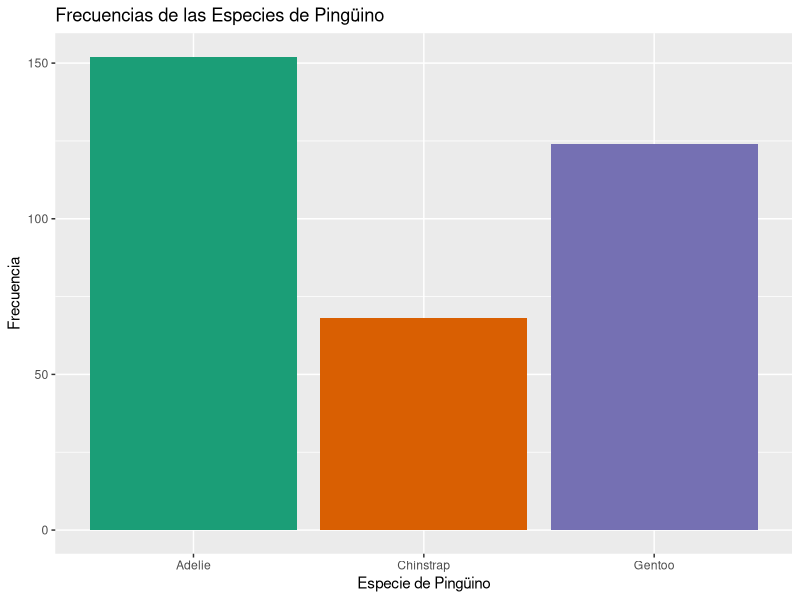
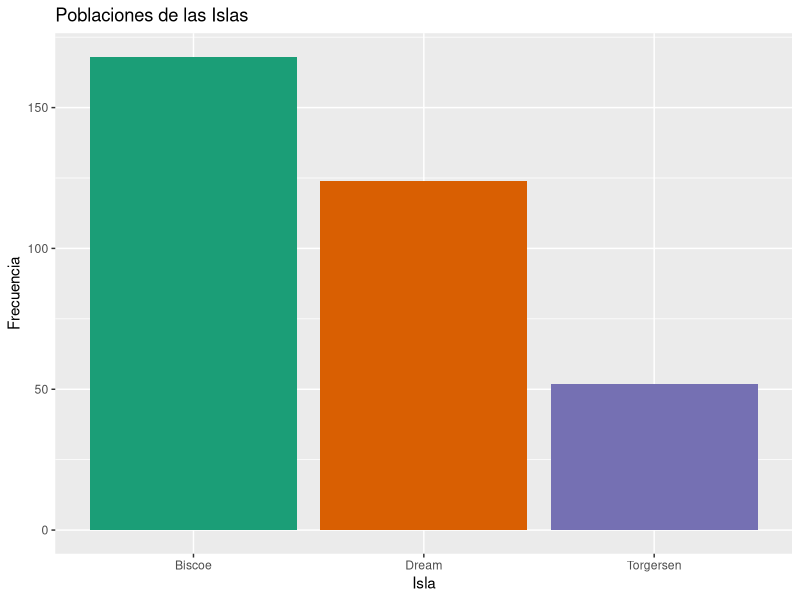
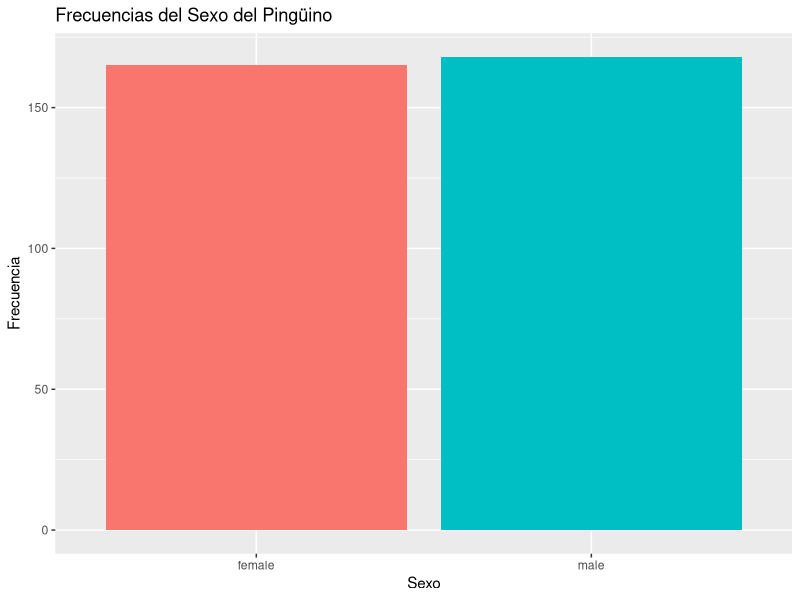
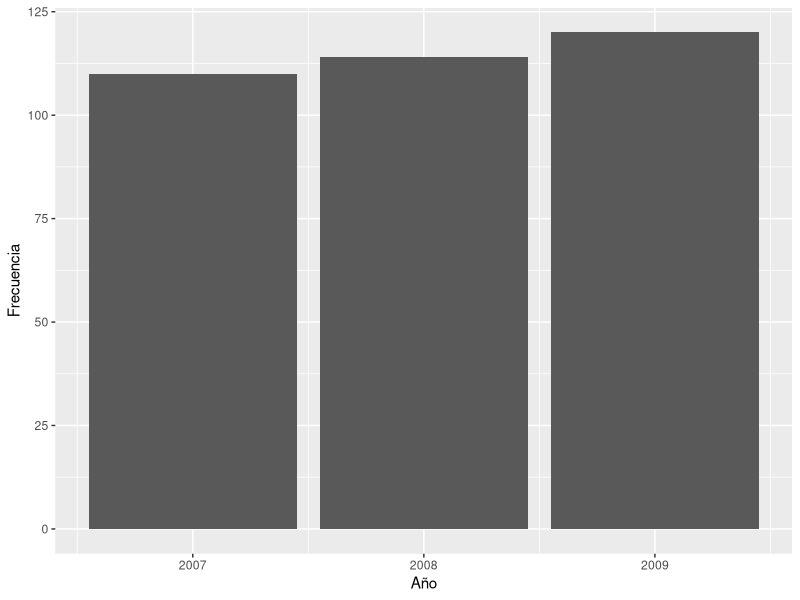
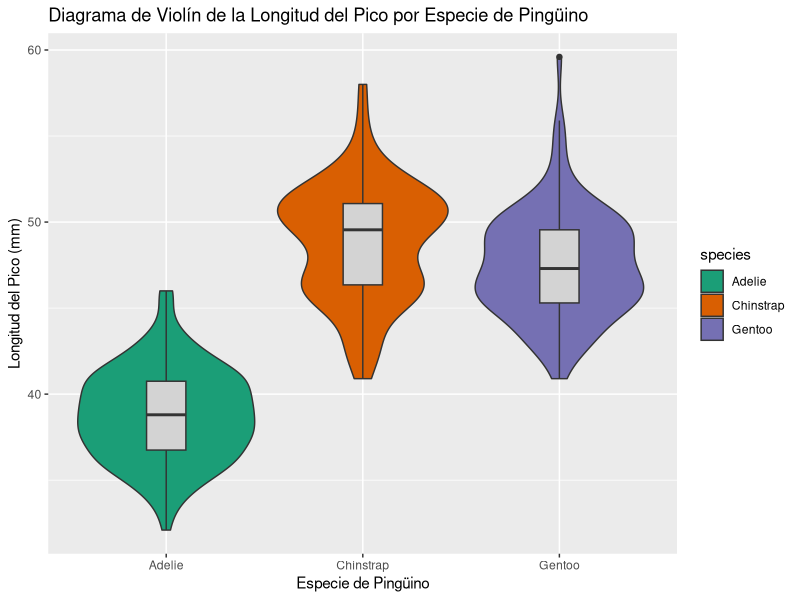
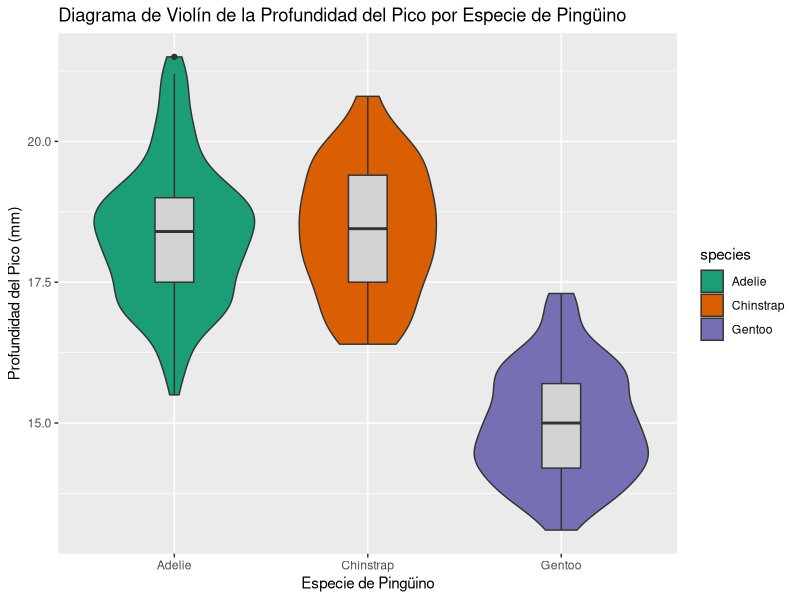
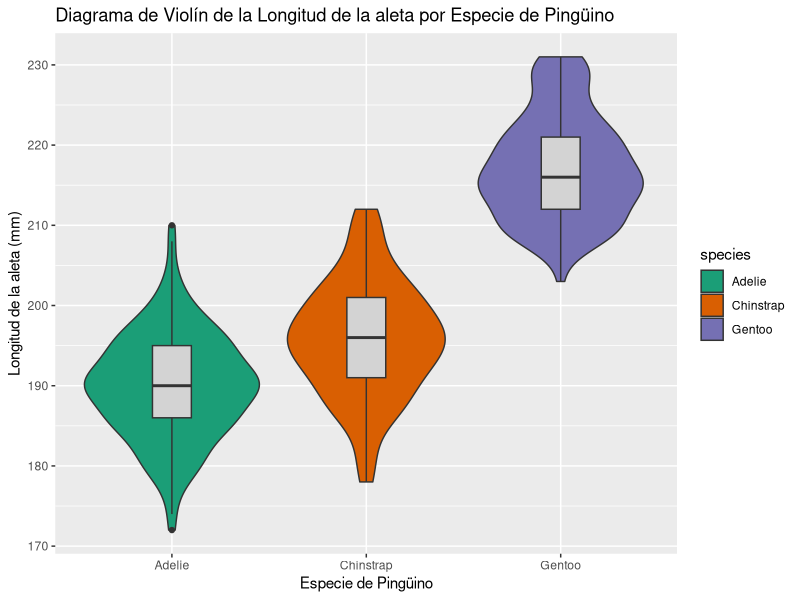
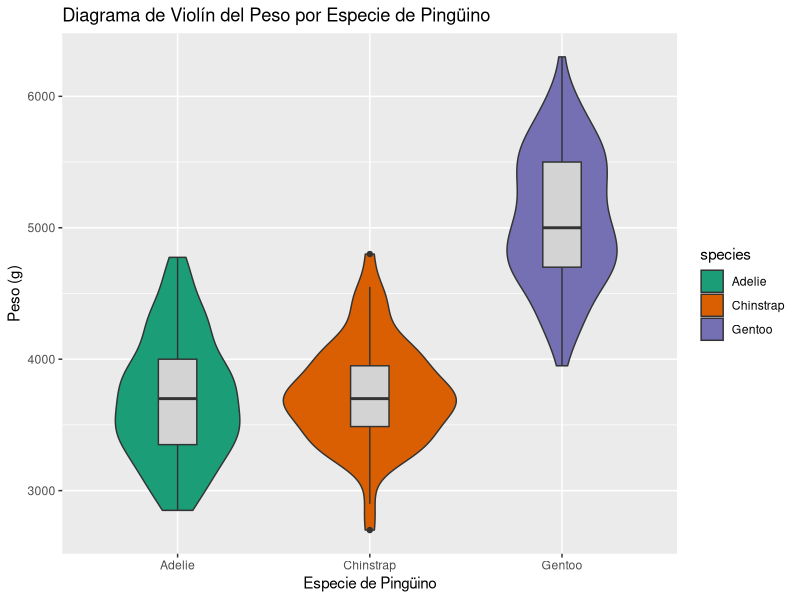

The R script that drew these images, in order:
## ---- chunk 1
library(palmerpenguins)
str(penguins)
## ---- chunk 2
pesos=na.omit(penguins$body_mass_g)
sum(pesos%%5)
## ---- chunk 3
library(ggplot2)
species_colors = c("orange", "purple", "darkcyan")
## ---- chunk 4
table(penguins$species)
## ---- chunk 5
p <- ggplot(penguins, aes(x=species, fill=species)) +
  geom_bar() +
  labs(x = "Especie de Pingüino", y = "Frecuencia",
       title = "Frecuencias de las Especies de Pingüino") +
  scale_fill_brewer(palette = "Dark2") +
  theme(legend.position="none")
print(p)
## ---- chunk 6
table(penguins$island)
## ---- chunk 7
p <- ggplot(penguins, aes(x=island, fill=island)) +
  geom_bar() +
  labs(x = "Isla", y = "Frecuencia",
       title = "Poblaciones de las Islas") +
  scale_fill_brewer(palette = "Dark2") +
  theme(legend.position="none")
print(p)
## ---- chunk 8
summary(penguins$bill_length_mm)
sd(penguins$bill_length_mm, na.rm = TRUE)
## ---- chunk 9
summary(penguins$bill_depth_mm)
sd(penguins$bill_depth_mm, na.rm = TRUE)
## ---- chunk 10
summary(penguins$flipper_length_mm)
sd(penguins$flipper_length_mm, na.rm = TRUE)
## ---- chunk 11
summary(penguins$body_mass_g)
sd(penguins$body_mass_g, na.rm = TRUE)
## ---- chunk 12
table(penguins$sex)
## ---- chunk 13
p <- ggplot(na.omit(penguins), aes(x=sex, fill=sex)) +
  geom_bar() +
  labs(x = "Sexo", y = "Frecuencia",
       title = "Frecuencias del Sexo del Pingüino") +
  theme(legend.position="none")
print(p)
## ---- chunk 14
table(penguins$year)
## ---- chunk 15
p <- ggplot(penguins, aes(x=year)) +
  geom_bar() +
  labs(x = "Año", y = "Frecuencia") +
  theme(legend.position="none")
print(p)
## ---- chunk 16
p <- ggplot(penguins, aes(x = species, y = bill_length_mm, fill = species)) +
  geom_violin() +
  geom_boxplot(width=0.2, fill="lightgray") +
  labs(x = "Especie de Pingüino", y = "Longitud del Pico (mm)",
       title = "Diagrama de Violín de la Longitud del Pico por Especie de Pingüino") +
  scale_fill_brewer(palette = "Dark2")

print(p)
## ---- chunk 17
p <- ggplot(penguins, aes(x = species, y = bill_depth_mm, fill = species)) +
  geom_violin() +
  geom_boxplot(width=0.2, fill="lightgray") +
  labs(x = "Especie de Pingüino", y = "Profundidad del Pico (mm)",
       title = "Diagrama de Violín de la Profundidad del Pico por Especie de Pingüino") +
  scale_fill_brewer(palette = "Dark2")

print(p)
## ---- chunk 18
p <- ggplot(penguins, aes(x = species, y = flipper_length_mm, fill = species)) +
  geom_violin() +
  geom_boxplot(width=0.2, fill="lightgray") +
  labs(x = "Especie de Pingüino", y = "Longitud de la aleta (mm)",
       title = "Diagrama de Violín de la Longitud de la aleta por Especie de Pingüino") +
  scale_fill_brewer(palette = "Dark2")

print(p)
## ---- chunk 19
p <- ggplot(penguins, aes(x = species, y = body_mass_g, fill = species)) +
  geom_violin() +
  geom_boxplot(width=0.2, fill="lightgray") +
  labs(x = "Especie de Pingüino", y = "Peso (g)",
       title = "Diagrama de Violín del Peso por Especie de Pingüino") +
  scale_fill_brewer(palette = "Dark2")

print(p)
## ---- chunk 20
p <- ggplot(penguins, aes(fill=island, x=species)) +
  geom_bar() +
  labs(x = "Especie de Pingüino", y = "Frecuencia",
       title = "Distribución de la población por isla y especie")
print(p)
## ---- chunk 21
# Crea un objeto ggplot
p <- ggplot(penguins, aes(x = penguins$species, y = penguins$bill_length_mm)) +
  geom_boxplot() +
  labs(x = "Especie de Pingüino", y = "Longitud del Pico (mm)",
       title = "Longitud del Pico por Especie de Pingüino")
print(p)
## ---- chunk 22
p <- ggplot(penguins, aes(x = penguins$bill_length_mm, y = penguins$flipper_length_mm, color = species)) +
  geom_point() + 
  labs(x = "Longitud del Pico (mm)", y = "Longitud de la Aleta (mm)",
       title = "Longitud del Pico vs. Longitud de la Aleta por Especie de Pingüino") +
  scale_color_manual(values=species_colors)
print(p)
## ---- chunk 23
p <- ggplot(penguins, aes(x = species)) +
  geom_bar() +
  labs(x = "Especie de Pingüino", y = "Frecuencia",
       title = "Gráfico de Barras de la Distribución de Especies")

print(p)
## ---- chunk 24
p <- ggplot(penguins, aes(x = species, y = flipper_length_mm, fill = species)) +
  geom_violin() +
  labs(x = "Especie de Pingüino", y = "Longitud de la Aleta (mm)",
       title = "Diagrama de Violín de la Longitud de la Aleta por Especie de Pingüino") +
  scale_fill_brewer(palette = "Dark2")

print(p)
## ---- chunk 25
p <- ggplot(penguins, aes(x = year, y = flipper_length_mm, color = species)) +
  geom_line() +
  labs(x = "Año", y = "Longitud de la Aleta (mm)",
       title = "Evolución de la Longitud de la Aleta por Especie de Pingüino")

print(p)
## ---- chunk 26
p <- ggplot(penguins, aes(x = species, y = flipper_length_mm, fill = sex)) +
  geom_bar(stat = "identity", position = "stack") +
  labs(x = "Especie de Pingüino", y = "Longitud de la Aleta (mm)",
       title = "Gráfico de Barras Apiladas de la Longitud de la Aleta por Género") +
  scale_fill_brewer(palette = "Set3")

print(p)
## ---- chunk 27
p <- ggplot(penguins, aes(x = bill_length_mm, y = flipper_length_mm)) +
  geom_hex() +
  labs(x = "Longitud del Pico (mm)", y = "Longitud de la Aleta (mm)",
       title = "Dispersión de la Longitud del Pico y de la Aleta")

print(p)
## ---- chunk 28
p <- ggplot(penguins, aes(x = "", fill = sex)) +
  geom_bar(width = 1) +
  coord_polar(theta = "y") +
  facet_wrap(~species) +
  labs(x = NULL, y = NULL,
       title = " Proporción de Género por Especie de Pingüino") +
  theme_void() +
  scale_fill_brewer(palette = "Set2")

print(p)
## ---- chunk 29
p <- ggplot(penguins, aes(x = bill_length_mm, y = body_mass_g)) +
  geom_point(aes(color = species)) +
  geom_smooth(method = "lm", se = FALSE, color = "black") +
  labs(x = "Longitud del Pico (mm)", y = "Masa Corporal (g)",
       title = "Longitud del Pico y Masa Corporal por Especie de Pingüino") +
  scale_color_brewer(palette = "Set2")

print(p)
## ---- chunk 30
p <- ggplot(penguins, aes(x = bill_length_mm, y = bill_depth_mm, color = species)) +
  geom_point() +
  geom_smooth(method = "lm", se = FALSE) +
  labs(x = "Longitud del Pico (mm)", y = "Profundidad del Pico (mm)",
       title = "Dimensiones del Pico por Especie de Pingüino") +
  scale_color_brewer(palette = "Set2")

print(p)
## ---- chunk 31
library(ggplot2)

p <- ggplot(penguins, aes(x = flipper_length_mm, y = body_mass_g, size = bill_length_mm, color = species)) +
  geom_point(alpha = 0.7) +
  scale_size_continuous(range = c(3, 10)) +
  labs(x = "Longitud de la Aleta (mm)", y = "Peso Corporal (g)",
       title = "Longitud de Aleta vs. Peso Corporal vs. Tamaño del Pico por Especie de Pingüino")

print(p)
